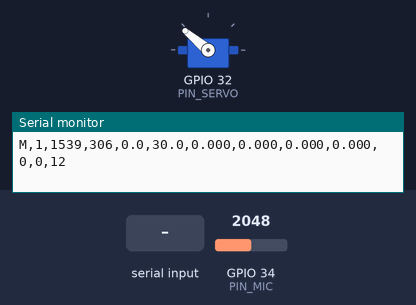
The sketch below on a simulated ESP32. Parts: servo, the last lines printed to the serial monitor. Inputs (shaded band) come from the test bench; at power-on: GPIO 34 (PIN_MIC) = 2048 (analog values on the 0–4095 scale).

Above: at 1.8 s.
1.9 s: "P90\n" received over Serial
At 2.37 s:
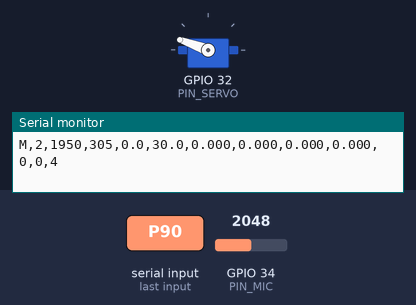
4.9 s: "D90\n" received over Serial
At 5.33 s:
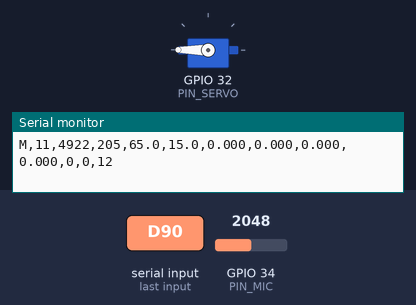
7.9 s: "P,45\n" received over Serial
At 8.5 s:
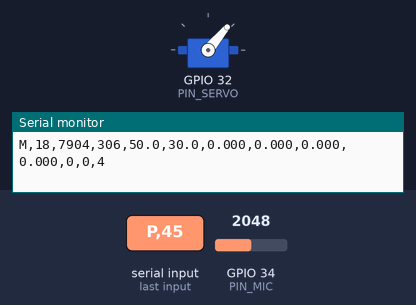
Timing chart, 0 to 16.9 s (numbered marks = the images above; inputs shaded):
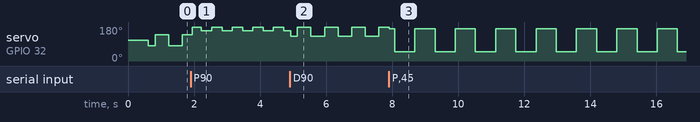

The sketch:

esp32_acoustic_wired.ino
```cpp
/*
  esp32_acoustic_frontend.ino
  ESP32 + MAX4466 + SG90 horn: paired Goertzel amplitudes A- / A+ at phi_c -/+ delta.

  Amplitude (peak, ADC counts):  A = (2/N) | sum (x[n]-mean) e^{-j 2 pi f n / fs} |     (report Eq. goertzel)
  f0 and fref are bin-centred (f*N/fs integer) so there is no leakage; enforced by static_assert.
  fref is an off-tone bin used as a noise-floor / SNR reference.

  Serial, 115200, ASCII lines
    ESP32 -> host
      C,<fs>,<N>,<f0>,<fref>,<settle_ms>,<adc_us>,<phi_c>,<dlt>   config (at boot and on '?'); adc_us = analogRead() duration;
                                                                 phi_c, dlt = COMMANDED centre / dither now in force
      M,<seq>,<t_ms>,<dt_pair_ms>,<phi_c>,<dlt>,<A_m>,<A_p>,<Aref_m>,<Aref_p>,<pp_m>,<pp_p>,<flags>
         t_ms       millis() at end of the second capture of the pair
         dt_pair_ms time between the ends of the two captures
         phi_c,dlt  ACTUAL arm centre / dither after servo rounding to 1 deg [deg, + = counter-clockwise]
         A_m, A_p   always the amplitude at phi_c - dlt and phi_c + dlt, whichever was captured first
         pp_*       peak-to-peak ADC counts of each capture (use it to set the MAX4466 gain)
         flags      bit0 valid, bit1 clipped, bit2 timing overrun (>5% of samples started late),
                    bit3 order: 0 = A- captured first, 1 = A+ captured first (alternates every packet)
    host -> ESP32:  P<deg> arm centre | D<deg> dither | S<ms> servo settle | ?  print config

  v2 (Oct 28): servo jumps to the target and waits |move|/SLEW_DEG_S + settle (the 1-deg ramp took ~40 ms/deg);
               capture order alternates every packet so an order-dependent disturbance averages out of ln(A+/A-);
               default dither 30 deg; C line reports phi_c and dlt so the host knows when its commands took effect.
*/
#include <Arduino.h>
#include <ESP32Servo.h>

// ---------------- pins (edit for your board) ----------------
constexpr int PIN_MIC   = 34;    // MAX4466 OUT
constexpr int PIN_SERVO = 32;    // SG90 signal

// ---------------- acquisition ----------------
constexpr int FS_HZ   = 16000;   // sampling rate
constexpr int N_SAMP  = 512;     // window length (32 ms)
constexpr int F0_HZ   = 4000;    // beacon tone: use the tone of your proof of concept if different
constexpr int FREF_HZ = 3000;    // noise reference, must not be a harmonic of f0
constexpr int K0   = (int)((long)F0_HZ   * N_SAMP / FS_HZ);
constexpr int KREF = (int)((long)FREF_HZ * N_SAMP / FS_HZ);
static_assert((long)F0_HZ   * N_SAMP % FS_HZ == 0, "f0 must be bin-centred: f0*N/fs integer");
static_assert((long)FREF_HZ * N_SAMP % FS_HZ == 0, "fref must be bin-centred: fref*N/fs integer");
constexpr float SLEW_DEG_S = 300.0f;   // assumed servo speed under load [deg/s], used to wait out a move; SG90 free-run is ~600

// ---------------- servo ----------------
constexpr int   SERVO_CENTER_DEG = 110;     // servo angle at which the horn points straight ahead
constexpr int   SERVO_SIGN       = +1;     // +1: positive phi turns the horn left (CCW from above); flip if reversed
constexpr float PHI_MAX_DEG      = 80.0f;  // keep inside mechanical limits of your mount

// ---------------- validity thresholds (re-applicable offline from the raw values) ----------------
constexpr float A_MIN   = 3.0f;    // counts
constexpr float SNR_MIN = 4.0f;    // A / Aref
constexpr int   CLIP_LO = 50, CLIP_HI = 4045;   // 12-bit ADC rails
constexpr int   LATE_US = 20;      // a sample started this late counts as late
constexpr int   LATE_MAX = N_SAMP / 20;   // more late samples than this => overrun flag

Servo servo;
float phi_c = 0.0f, dlt = 30.0f;   // dither: larger = better bearing precision but slower pairs; choose after E1/E4
int   settle_ms = 40;             // servo dwell before each capture, after the move itself
uint32_t seq = 0;
bool  plus_first = false;         // capture order, toggled every packet

struct Cap { float A, Aref; uint16_t pp; bool clip; uint16_t late; };

static float goertzel(const int16_t* x, float mean, int k) {
  const float coeff = 2.0f * cosf(2.0f * PI * k / N_SAMP);
  float s1 = 0, s2 = 0;
  for (int i = 0; i < N_SAMP; i++) {
    float s = (x[i] - mean) + coeff * s1 - s2;
    s2 = s1; s1 = s;
  }
  float p = s1 * s1 + s2 * s2 - coeff * s1 * s2;
  return 2.0f * sqrtf(p > 0 ? p : 0) / N_SAMP;
}

static Cap capture() {
  static int16_t x[N_SAMP];
  Cap c{};
  int mn = 4095, mx = 0; long sum = 0;
  uint32_t t0 = micros();
  for (int i = 0; i < N_SAMP; i++) {
    uint32_t due = t0 + (uint32_t)(((uint64_t)i * 1000000ULL) / FS_HZ);
    while ((int32_t)(micros() - due) < 0) {}                 // paced busy-wait
    if ((int32_t)(micros() - due) > LATE_US) c.late++;
    int v = analogRead(PIN_MIC);
    x[i] = (int16_t)v; sum += v;
    if (v < mn) mn = v;
    if (v > mx) mx = v;
  }
  float mean = (float)sum / N_SAMP;
  c.A = goertzel(x, mean, K0);
  c.Aref = goertzel(x, mean, KREF);
  c.pp = (uint16_t)(mx - mn);
  c.clip = (mn <= CLIP_LO) || (mx >= CLIP_HI);
  return c;
}

static int servo_now = SERVO_CENTER_DEG;

static float moveTo(float phi) {                              // one jump, then wait out the travel; returns the actual (rounded) angle
  phi = constrain(phi, -PHI_MAX_DEG, PHI_MAX_DEG);
  int target = SERVO_CENTER_DEG + SERVO_SIGN * (int)lroundf(phi);
  int travel = abs(target - servo_now);
  if (travel > 0) {
    servo.write(target);
    delay((uint32_t)(1000.0f * travel / SLEW_DEG_S + 0.5f));
    servo_now = target;
  }
  return (float)(SERVO_SIGN * (target - SERVO_CENTER_DEG));
}

static uint32_t adcMicros() {
  uint32_t t = micros();
  for (int i = 0; i < 1000; i++) (void)analogRead(PIN_MIC);
  return (micros() - t) / 1000;
}

static void printConfig() {
  uint32_t us = adcMicros();
  Serial.printf("C,%d,%d,%d,%d,%d,%lu,%.1f,%.1f\n", FS_HZ, N_SAMP, F0_HZ, FREF_HZ, settle_ms, (unsigned long)us, phi_c, dlt);
  if (us * 1.15f > 1e6f / FS_HZ) Serial.println("# WARN analogRead too slow for FS_HZ: lower FS_HZ (keep f*N/fs integer)");
}

static void applyCmd(const char* s) {
  float v = atof(s + 1);
  switch (s[0]) {
    case 'P': phi_c = constrain(v, -PHI_MAX_DEG, PHI_MAX_DEG); break;
    case 'D': dlt = constrain(v, 1.0f, 60.0f); break;
    case 'S': settle_ms = constrain((int)v, 20, 1000); break;
    case '?': printConfig(); break;
  }
}

static void handleSerial() {
  static char buf[24]; static uint8_t n = 0;
  while (Serial.available()) {
    char ch = (char)Serial.read();
    if (ch == '\n' || ch == '\r') { if (n) { buf[n] = 0; applyCmd(buf); n = 0; } }
    else if (n < sizeof(buf) - 1) buf[n++] = ch;
  }
}

void setup() {
  Serial.begin(115200);
  analogReadResolution(12);
  analogSetAttenuation(ADC_11db);                             // ~0-3.1 V; MAX4466 idles at Vcc/2
  ESP32PWM::allocateTimer(0);
  servo.setPeriodHertz(50);
  servo.attach(PIN_SERVO, 500, 2400);
  servo.write(SERVO_CENTER_DEG); delay(500);
  Serial.println("# esp32_acoustic_frontend boot");
  printConfig();
}

void loop() {
  handleSerial();
  // Alternate which side is captured first, so anything that depends on capture ORDER (a drifting source,
  // first vs second capture) cancels in the average of ln(A+/A-). The servo just ping-pongs, so each side is
  // still always approached from the other side: a SIDE/direction effect (cable pull, horn asymmetry) does not
  // cancel, but comparing packets by flags bit3 tells the two apart (order effect flips sign, side effect does not).
  const float s1 = plus_first ? +1.0f : -1.0f;
  float ph1 = moveTo(phi_c + s1 * dlt);  delay(settle_ms);  Cap c1 = capture();  uint32_t t1 = millis();
  float ph2 = moveTo(phi_c - s1 * dlt);  delay(settle_ms);  Cap c2 = capture();  uint32_t t2 = millis();
  const bool pf = plus_first;
  plus_first = !plus_first;

  const Cap&  cm = pf ? c2 : c1;   // capture at phi_c - dlt
  const Cap&  cp = pf ? c1 : c2;   // capture at phi_c + dlt
  const float pm = pf ? ph2 : ph1;
  const float pp = pf ? ph1 : ph2;

  bool clip = cm.clip || cp.clip, late = cm.late > LATE_MAX || cp.late > LATE_MAX;
  bool valid = !clip && cm.A >= A_MIN && cp.A >= A_MIN &&
               cm.A >= SNR_MIN * cm.Aref && cp.A >= SNR_MIN * cp.Aref;
  unsigned flags = (valid ? 1u : 0u) | (clip ? 2u : 0u) | (late ? 4u : 0u) | (pf ? 8u : 0u);

  Serial.printf("M,%lu,%lu,%lu,%.1f,%.1f,%.3f,%.3f,%.3f,%.3f,%u,%u,%u\n",
                (unsigned long)seq++, (unsigned long)t2, (unsigned long)(t2 - t1),
                0.5f * (pm + pp), 0.5f * (pp - pm),
                cm.A, cp.A, cm.Aref, cp.Aref, (unsigned)cm.pp, (unsigned)cp.pp, flags);
}
```

Measured:
- by itself, servo on GPIO 32 (PIN_SERVO): repeats every 1.2 s: 50° 0.61 s, 170° 0.61 s
